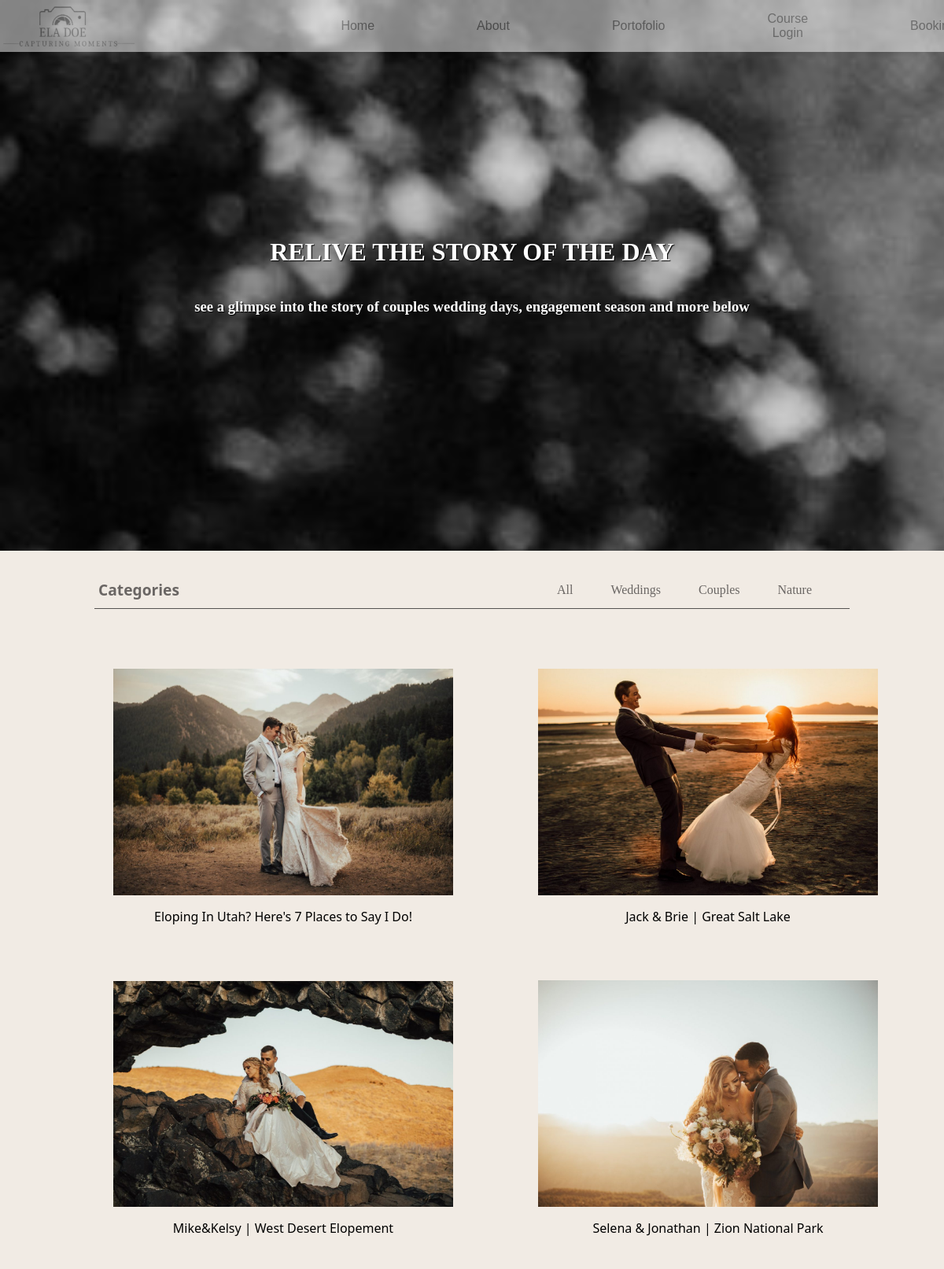
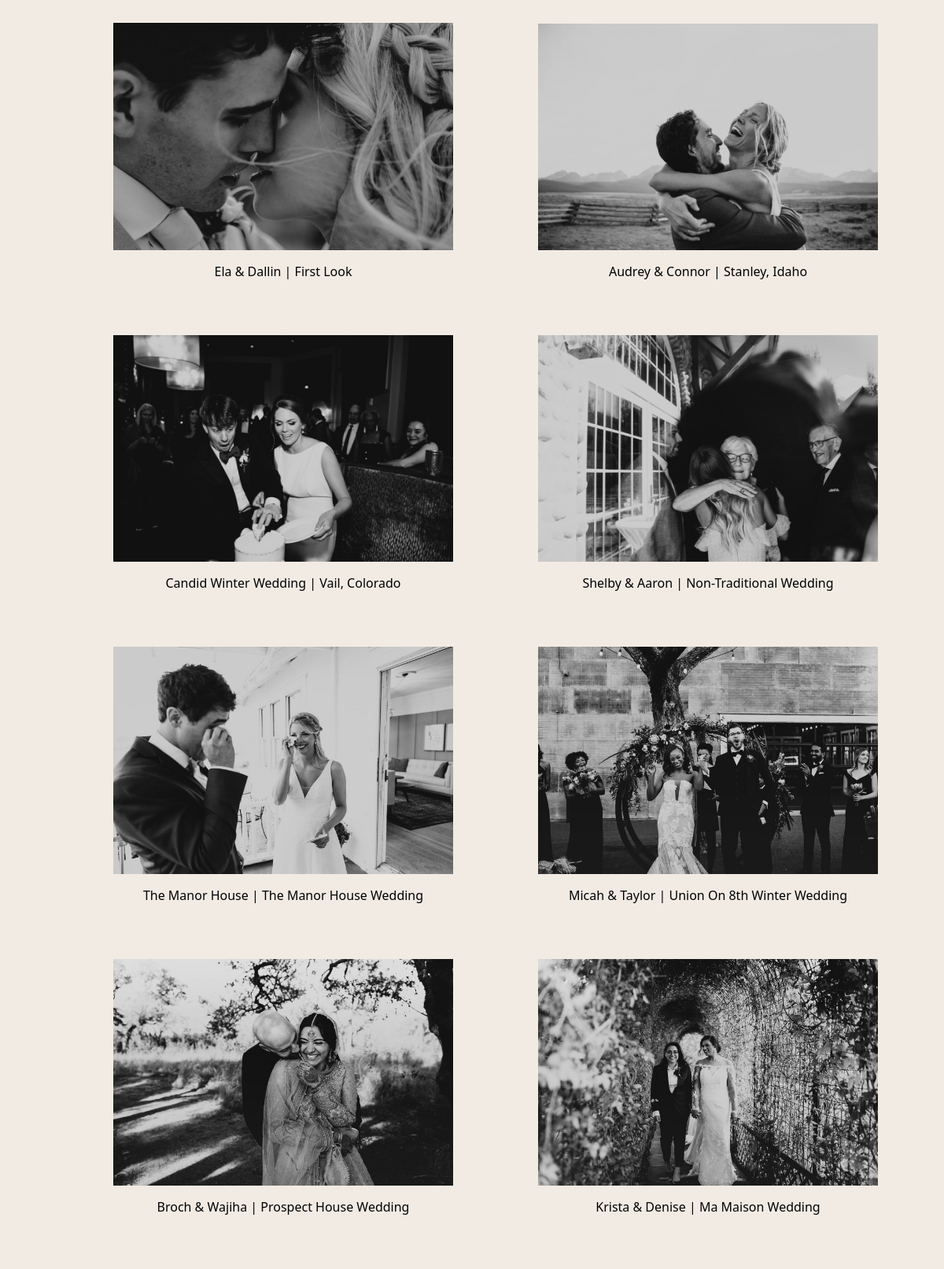
Screenshot of /Portofolio_Wedding.php (upper part) with the database file from the repository (2 pictures, top to bottom).
### tables this page shows
CREATE TABLE `portofolio_weddings` (
  `id` int(11) NOT NULL,
  `description` varchar(255) DEFAULT NULL,
  `image_path` varchar(255) DEFAULT NULL,
  `last_edited_by` int(11) DEFAULT NULL,
  `added_by` int(11) DEFAULT NULL
);

### Portofolio_Wedding.php (the view, shortened to what this page needs)
<?php
$conn = (new DatabaseConnection())->startConnection();
$sql = "SELECT * FROM portofolio_weddings";
$result = $conn->query($sql);
$portofolioData = [];
if ($result->rowCount() > 0) {
    while ($row = $result->fetch(PDO::FETCH_ASSOC)) {
        $portofolioData[] = $row;
    }
}
?>
<!DOCTYPE html>
<html lang="en">
<head>
    <link rel="stylesheet" href="Portofolio.css">
</head>
<body>
    <header>
        <?php include('Header.php'); ?>
    </header>
    <main>
        <div class="bgphoto">
            <h1>RELIVE THE STORY OF THE DAY</h1>
            <h3>see a glimpse into the story of couples wedding days, engagement season and more below </h3>
        </div>
        <div class="categories">
            <ul class="list">
                <li id="categ">Categories</li>
                <li><a href="Portofolio.html">All</a> </li>
                <li><a href="Portofolio_Wedding.html">Weddings</a> </li>
                <li><a href="Portofolio-Couples.html">Couples</a></li>
                <li><a href="Portofolio-Nature.html">Nature</a> </li>
            </ul>
        </div>
        <div class="portofoliopics">
            <?php foreach ($portofolioData as $portofolioItem): ?>
                <div class="portfolio-item">
                    <img src="<?php echo $portofolioItem['image_path']; ?>" alt="Photo">
                    <p><?php echo $portofolioItem['description']; ?></p>
                </div>
            <?php endforeach; ?>
        </div>
    </main>
</body>
</html>

### Portofolio.css (style rules this page uses)
html { width: 100%; margin: 0px; background-color: #F1EBE4; }
body { margin: 0px; box-sizing: border-box; width: 100%; height: max-content; overflow-x: hidden; overflow-y: auto; }
.bgphoto { display: flex; align-items: center; justify-content: center; flex-direction: column; color: white; background-image: url(Portofolio_Pictures/bgphoto.jpg); background-size: cover; background-repeat: no-repeat; background-attachment: fixed; width: 100%; height: 700px; text-decoration: double rgb(5, 4, 4); text-shadow: 1px 1px 1px black; margin-bottom: 20px; margin-left: 0px; }
.categories { display: flex; width: 100%; justify-content: center; }
.list { display: flex; justify-content: flex-end; align-items: center; list-style: none; padding: 0; width: 80%; overflow: hidden; padding-bottom: 10px; align-self: center; border-bottom: 1px solid rgba(0, 0, 0, 0.651); font-family: 'Playfair Display', serif; }
.list li { margin-right: 5%; color: rgba(34, 31, 31, 0.651); text-align: center; font-family: 'Playfair Display', serif; align-items: center; }
#categ { margin-right: 50%; justify-self: flex-start; font-size: larger; font-weight: bold; font-family: 'Segoe UI', Tahoma, Geneva, Verdana, sans-serif; }
.list li a { text-decoration: none; color: rgba(34, 31, 31, 0.651); opacity: 1; }
.portofoliopics { justify-content: space-evenly; justify-self: center; flex-wrap: wrap; margin-top: 5%; width: 90%; margin-left: 5%; display: flex; align-self: center; margin-bottom: 10%; }
.portofoliopics > div { display: flex; flex-direction: column; justify-content: space-evenly; width: 40%; height: fit-content; z-index: 1; overflow: hidden; text-align: center; font-family: 'Segoe UI', Tahoma, Geneva, Verdana, sans-serif; margin: auto; margin-bottom: 5%; }

### Header.php (style rules this page uses)
header { display: flex; position: fixed; align-items: center; top: 0; left: 0; width: 100%; height: 66px; background-color: white; z-index: 1000; overflow: hidden; opacity: 0.5; }

### rows the page displays
portofolio_weddings: image_path (picture), description "Eloping In Utah? Here's 7 Places to Say I Do!"
portofolio_weddings: image_path (picture), description "Jack & Brie | Great Salt Lake"
portofolio_weddings: image_path (picture), description "Mike&Kelsy | West Desert Elopement"
portofolio_weddings: image_path (picture), description "Selena & Jonathan | Zion National Park"
portofolio_weddings: image_path (picture), description "Ela & Dallin | First Look"
portofolio_weddings: image_path (picture), description "Audrey & Connor | Stanley, Idaho"
portofolio_weddings: image_path (picture), description "Candid Winter Wedding | Vail, Colorado"
portofolio_weddings: image_path (picture), description "Shelby & Aaron | Non-Traditional Wedding"
portofolio_weddings: image_path (picture), description "The Manor House | The Manor House Wedding"
portofolio_weddings: image_path (picture), description "Micah & Taylor | Union On 8th Winter Wedding"
portofolio_weddings: image_path (picture), description "Broch & Wajiha | Prospect House Wedding"
portofolio_weddings: image_path (picture), description "Krista & Denise | Ma Maison Wedding"
